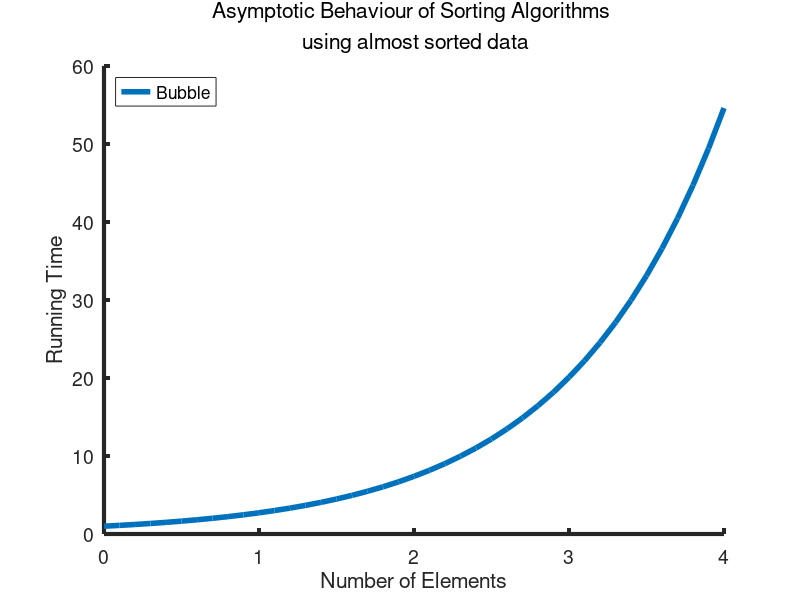

Reproduce this figure in MATLAB.
hold on;
h=figure(1);
%grid on;
title("Asymptotic Behaviour of Sorting Algorithms \n using almost sorted data","FontSize",18,"fontweight","normal");
%plot(num,sel,"linewidth",3);
%plot(num,qui,"linewidth",3);
%plot(num,ins,"linewidth",3);
%plot(num,hea,"linewidth",3);
x=0:.1:4;
plot(x,exp(x),"linewidth",4)
legend('Bubble','Selection','Quick','Insertion','Heap',"location", "northwest");
xlabel("Number of Elements","FontSize",16);
ylabel("Running Time","FontSize",16);
h=get (gcf, "currentaxes");
set(h,"linewidth",3);
set(h,"fontsize",14);
h=figure(1);
hold off;
print -dpng -color "-S700,700" setSize2.png